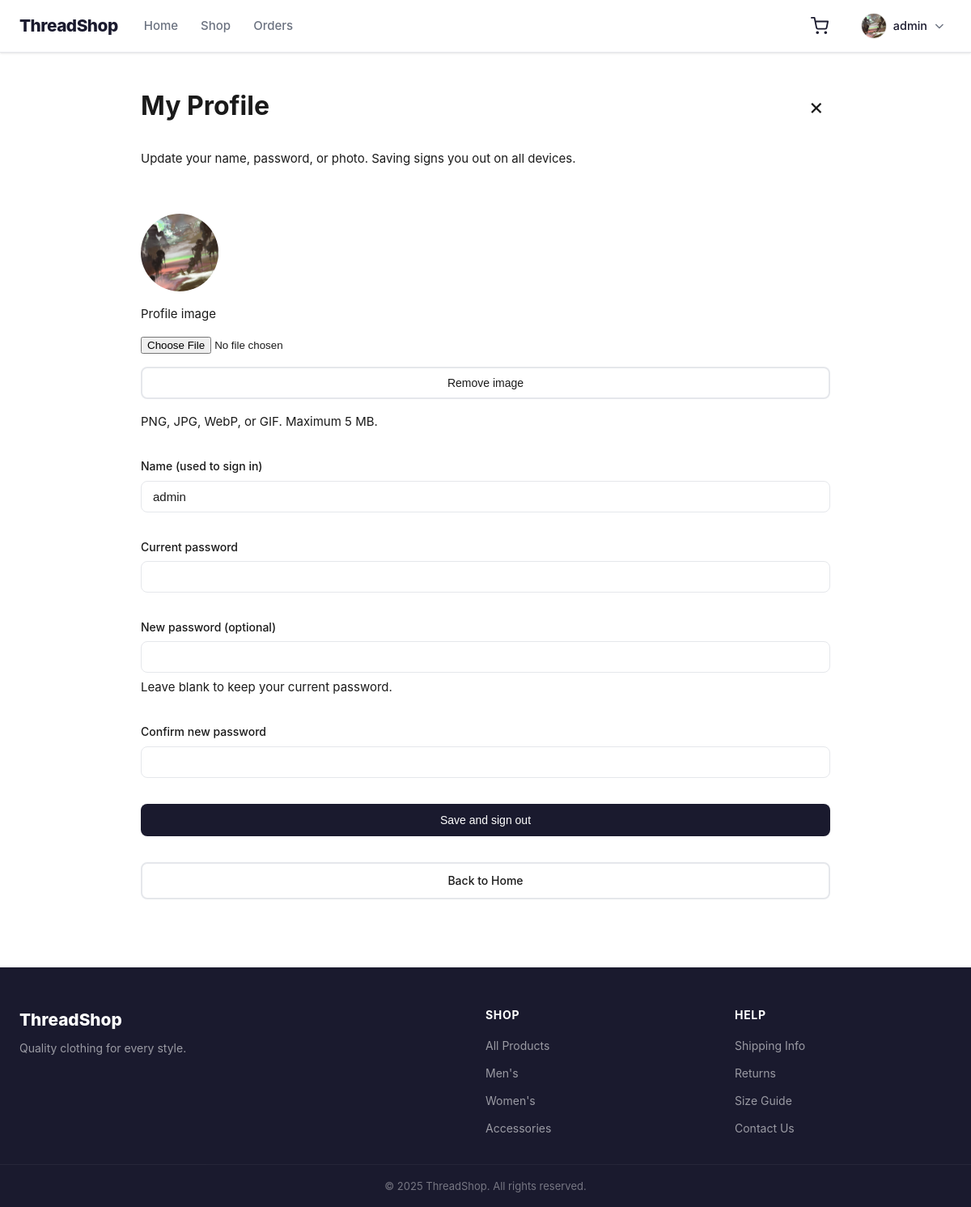
The app's page /auth/profile (signed in) with its own data.
### app/models/user.py (models this page shows, shortened)
class User(BaseDocument):
	__tablename__ = "users"
	image = db.Column(
		db.String(500),
		nullable=True
	)
	username = db.Column(
		db.String(255),
		nullable=False,
		unique=True
	)
	password = db.Column(
		db.String(255),
		nullable=False
	)
	role = db.Column(
		db.Enum(Role),
		nullable=False,
		default=Role.USER
	)
	status = db.Column(
		db.Enum(UserStatus),
		nullable=False,
		default=UserStatus.ACTIVE
	)
	__table_args__ = (
		db.CheckConstraint(
			"length(trim(username)) > 0",
			name="ck_user_username_not_blank"
		),
		db.CheckConstraint(
			"length(trim(password)) > 0",
			name="ck_user_password_not_blank"
		),
	)

### app/routes/auth/profile.py (the view)
@auth_bp.route("/profile", methods=["GET", "POST"])
@login_required
@limiter.limit("10 per minute", methods=["POST"])
def profile():
    user = g.session_user
    if request.method == "GET":
        return render_template("auth/profile.html", user=user)
    def error(message, code=400):
        if request.accept_mimetypes.best == "application/json":
            return jsonify(errors=message), code
        return render_template("auth/profile.html", user=user, error=message), code
    if not check_password_hash(user.password, request.form.get("current_password", "")):
        return error("Current password is incorrect.")
    username = request.form.get("username", "").strip()
    if not username or len(username) > 255:
        return error("Name must contain between 1 and 255 characters.")
    existing = User.query.filter(func.lower(User.username) == username.lower(), User.id != user.id).first()
    if existing:
        return error("This name is already taken.", 409)
    password = request.form.get("new_password", "")
    if password and (len(password) < 8 or len(password) > 128):
        return error("New password must contain between 8 and 128 characters.")
    if password != request.form.get("confirm_password", ""):
        return error("New passwords do not match.")
    upload = request.files.get("image")
    if upload and upload.filename:
        upload.stream.seek(0, 2)
        size = upload.stream.tell()
        upload.stream.seek(0)
        if size > 5 * 1024 * 1024:
            return error("Profile image must be 5 MB or smaller.")
    new_image = None
    try:
        if upload and upload.filename:
            new_image = save_user_image(upload)
        user.username = username
        if password:
            user.password = generate_password_hash(password)
        if new_image:
            user.image = new_image
        elif request.form.get("remove_image") == "1":
            user.image = None
        invalidate_login(user)
        db.session.commit()
    except ValueError as exc:
        db.session.rollback()
        return error(str(exc))
    except IntegrityError:
        db.session.rollback()
        if new_image:
            delete_user_image(new_image)
        return error("This name is already taken.", 409)
    session.clear()
    if request.accept_mimetypes.best == "application/json":
        return jsonify(success=True, redirect="/auth/login", message="Profile updated. Please sign in again.")
    return render_template("auth/signed_out.html", message="Profile updated. Please sign in again.")

### app/routes/auth/profile.py (called while the page is built)
@auth_bp.before_app_request
def validate_session_account():
    user_id = session.get("user_id")
    if not user_id:
        return
    user = db.session.get(User, user_id)
    if not user or user.status != UserStatus.ACTIVE or not valid_stamp(user, session.get("auth_stamp")):
        session.clear()
        return
    g.session_user = user

@auth_bp.after_request
def private_auth_response(response):
    response.headers["Cache-Control"] = "no-store"
    return response

### app/services/auth.py (called while the page is built)
def auth_stamp(user):
    updated = user.updated_at
    if updated and updated.tzinfo:
        updated = updated.astimezone(UTC).replace(tzinfo=None)
    payload = json.dumps([user.id, user.username, user.password, user.image,
                          user.role.value, user.status.value,
                          updated.isoformat(timespec="microseconds") if updated else None])
    key = current_app.config["SECRET_KEY"]
    if isinstance(key, str):
        key = key.encode()
    return hmac.new(key, payload.encode(), hashlib.sha256).hexdigest()

def valid_stamp(user, stamp):
    return isinstance(stamp, str) and hmac.compare_digest(auth_stamp(user), stamp)

### app/services/home/cart.py (called while the page is built, shortened)
def get_cart():
    try:
        cart = json.loads(request.cookies.get("cart", "[]"))
    except (ValueError, TypeError):
        return []
    if not isinstance(cart, list):
        return []
    quantities = {}
    if not quantities:
        return []
    products = Product.query.filter(Product.id.in_(quantities)).all()
    return [{"id": p.id, "qty": quantities[p.id]} for p in products]

def cart_count(cart):
    return sum(entry["qty"] for entry in cart)

### templates/auth/profile.html (shortened to what this page needs)
{% extends "home/base.html" %}
{% block content %}
<div class="container container--sm">
  <div class="page-header"><h1>My Profile</h1><a class="profile-page-close" href="{{ url_for('main.index') }}" aria-label="Close profile">&times;</a></div>
  <p>Update your name, password, or photo. Saving signs you out on all devices.</p>
  <form id="profileForm" action="{{ url_for('auth.profile') }}" method="POST" enctype="multipart/form-data" class="checkout-form profile-form">
    <div class="form-section">
      <img id="profilePreview" class="profile-preview" src="{{ url_for('static', filename='uploads/users/' ~ user.image) if user.image else url_for('static', filename='img/default-avatar.png') }}" alt="Your profile photo">
      <label for="profileImage">Profile image</label>
      <input id="profileImage" type="file" name="image" accept="image/png,image/jpeg,image/webp,image/gif">
      <button id="removeProfileImageButton" type="button" class="btn btn--outline" data-default-avatar="{{ url_for('static', filename='img/default-avatar.png') }}" {% if not user.image %}hidden{% endif %}>Remove image</button>
      <p>PNG, JPG, WebP, or GIF. Maximum 5 MB.</p>
    </div>
    <div class="form-group"><label for="profileName">Name (used to sign in)</label><input class="input" id="profileName" name="username" value="{{ user.username }}" maxlength="255" autocomplete="username" required></div>
    <div class="form-group"><label for="currentPassword">Current password</label><input class="input" id="currentPassword" name="current_password" type="password" autocomplete="current-password" required></div>
    <div class="form-group"><label for="newPassword">New password (optional)</label><input class="input" id="newPassword" name="new_password" type="password" minlength="8" maxlength="128" autocomplete="new-password"><p>Leave blank to keep your current password.</p></div>
    <div class="form-group"><label for="confirmPassword">Confirm new password</label><input class="input" id="confirmPassword" name="confirm_password" type="password" maxlength="128" autocomplete="new-password"></div>
    <button class="btn btn--primary" type="submit">Save and sign out</button>
    <a class="btn btn--outline" href="{{ url_for('main.index') }}">Back to Home</a>
  </form>
</div>
{% endblock %}

### static/css/home/style.css (style rules this page uses)
*, *::before, *::after { box-sizing: border-box; margin: 0; padding: 0; }
:root { --color-primary: #1a1a2e; --color-primary-hover: #16213e; --color-accent: #e94560; --color-accent-hover: #c73652; --color-bg: #ffffff; --color-bg-gray: #f7f7f8; --color-text: #1a1a1a; --color-text-muted: #6b7280; --color-border: #e5e7eb; --color-success: #16a34a; --color-warning: #d97706; --color-danger: #dc2626; --radius: 8px; --radius-lg: 12px; --shadow: 0 1px 3px rgba(0,0,0,0.08), 0 1px 2px rgba(0,0,0,0.04); --shadow-md: 0 4px 6px rgba(0,0,0,0.07), 0 2px 4px rgba(0,0,0,0.04); --transition: 0.2s ease; }
body { font-family: -apple-system, BlinkMacSystemFont, 'Segoe UI', Roboto, sans-serif; font-size: 15px; line-height: 1.6; color: var(--color-text); background: var(--color-bg); }
a { color: inherit; text-decoration: none; }
img { display: block; max-width: 100%; }
.container { max-width: 1200px; margin: 0 auto; padding: 0 24px; }
.container--sm { max-width: 900px; }
h1 { font-size: 2rem; font-weight: 700; }
.btn { display: inline-flex; align-items: center; justify-content: center; padding: 10px 20px; border-radius: var(--radius); font-size: 14px; font-weight: 500; cursor: pointer; border: 2px solid transparent; transition: background var(--transition), color var(--transition), border-color var(--transition); white-space: nowrap; }
.btn--primary { background: var(--color-primary); color: #fff; }
.btn--outline { background: transparent; border-color: var(--color-border); color: var(--color-text); }
.input { width: 100%; padding: 10px 14px; border: 1.5px solid var(--color-border); border-radius: var(--radius); font-size: 15px; color: var(--color-text); background: var(--color-bg); transition: border-color var(--transition); }
.page-header { padding: 40px 0 28px; display: flex; align-items: center; gap: 16px; flex-wrap: wrap; }
.page-header h1 { margin: 0; }
.checkout-form { display: flex; flex-direction: column; gap: 32px; }
.form-section { display: flex; flex-direction: column; gap: 16px; }
.form-group { display: flex; flex-direction: column; gap: 6px; }
.form-group label { font-size: 14px; font-weight: 500; }
.profile-form { margin: 24px 0; }
.profile-preview { width: 96px; height: 96px; object-fit: cover; border-radius: 50%; }
.profile-page-close { margin-left: auto; font-size: 28px; line-height: 1; padding: 8px; color: inherit; text-decoration: none; }

### records on screen
User: image (picture), username "admin"

### other values on screen
{{ session.get('username') }} "admin"
